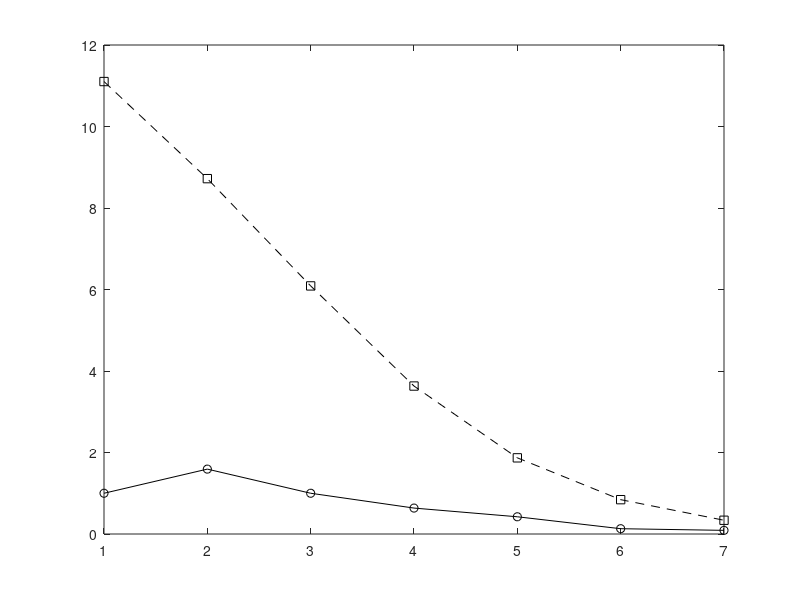

Write the MATLAB code that produced this figure.
f = @(x) sin( x );   a = 0;   b = 3 * pi;
n_vect = 1 : 7;   % vector containing all the degrees of desired polynomials
x_values = linspace( a, b, 1001 );   
f_values = f( x_values );
err = [ ];   % initialization of the vector containing the true errors 
for n = n_vect
    x_nodes = linspace( a, b, n + 1 );
    y_nodes = f( x_nodes ); 
    P = polyfit( x_nodes, y_nodes, n );
    P_values = polyval( P, x_values );
    err = [ err, max( abs( P_values - f_values ) ) ];  % append errors to err
end
err
%  err =
%      1.0000    1.5925    1.0000    0.6363    0.4228    0.1301    0.0895
plot( n_vect, err, '-ko' );

err_estimated = [ ];
for n = n_vect
       df_max = 1;  % for all n and x \in I=[0,3 *pi]
       err_estimated = [ err_estimated, ...
             1 / ( 4 * ( n + 1 ) ) * ( ( b - a ) / n )^( n + 1 ) * df_max ];
end
err_estimated
%  err_estimated =
%     11.1033    8.7205    6.0881    3.6310    1.8689    0.8427    0.3375
plot( n_vect, err, '-ko', n_vect, err_estimated, '--ks' );